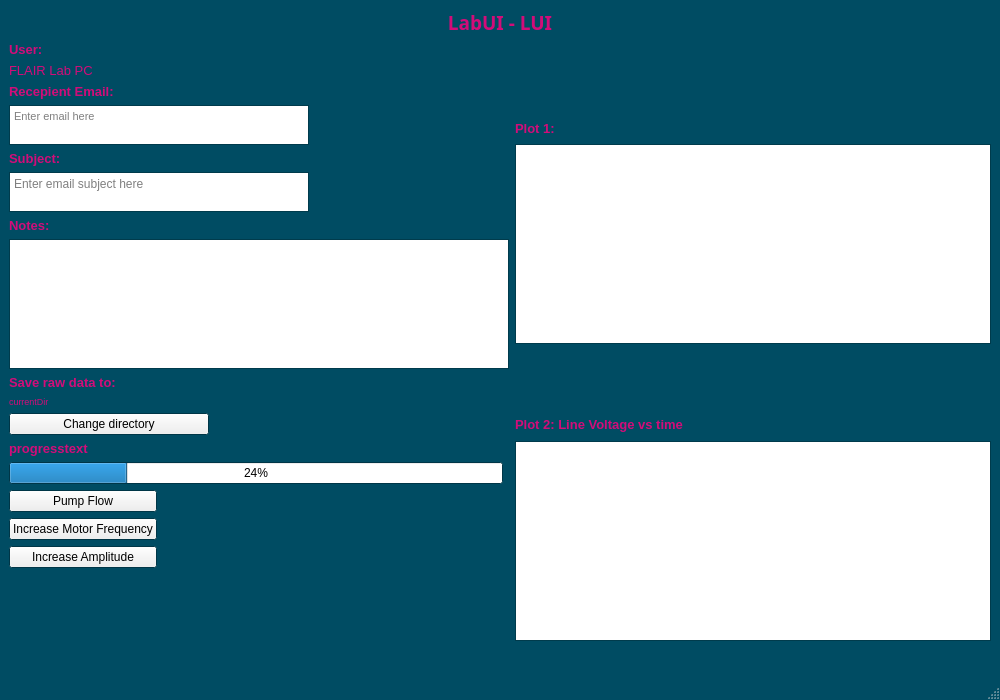
<?xml version="1.0" encoding="UTF-8"?>
<ui version="4.0">
 <class>MainWindow</class>
 <widget class="QMainWindow" name="MainWindow">
  <property name="geometry">
   <rect>
    <x>0</x>
    <y>0</y>
    <width>1000</width>
    <height>700</height>
   </rect>
  </property>
  <property name="palette">
   <palette>
    <active>
     <colorrole role="WindowText">
      <brush brushstyle="SolidPattern">
       <color alpha="214">
        <red>250</red>
        <green>0</green>
        <blue>125</blue>
       </color>
      </brush>
     </colorrole>
     <colorrole role="Window">
      <brush brushstyle="SolidPattern">
       <color alpha="255">
        <red>0</red>
        <green>76</green>
        <blue>99</blue>
       </color>
      </brush>
     </colorrole>
     <colorrole role="Shadow">
      <brush brushstyle="SolidPattern">
       <color alpha="255">
        <red>30</red>
        <green>95</green>
        <blue>105</blue>
       </color>
      </brush>
     </colorrole>
    </active>
    <inactive>
     <colorrole role="WindowText">
      <brush brushstyle="SolidPattern">
       <color alpha="214">
        <red>250</red>
        <green>0</green>
        <blue>125</blue>
       </color>
      </brush>
     </colorrole>
     <colorrole role="Window">
      <brush brushstyle="SolidPattern">
       <color alpha="255">
        <red>0</red>
        <green>76</green>
        <blue>99</blue>
       </color>
      </brush>
     </colorrole>
     <colorrole role="Shadow">
      <brush brushstyle="SolidPattern">
       <color alpha="255">
        <red>30</red>
        <green>95</green>
        <blue>105</blue>
       </color>
      </brush>
     </colorrole>
    </inactive>
    <disabled>
     <colorrole role="WindowText">
      <brush brushstyle="SolidPattern">
       <color alpha="255">
        <red>120</red>
        <green>120</green>
        <blue>120</blue>
       </color>
      </brush>
     </colorrole>
     <colorrole role="Window">
      <brush brushstyle="SolidPattern">
       <color alpha="255">
        <red>0</red>
        <green>76</green>
        <blue>99</blue>
       </color>
      </brush>
     </colorrole>
     <colorrole role="Shadow">
      <brush brushstyle="SolidPattern">
       <color alpha="255">
        <red>30</red>
        <green>95</green>
        <blue>105</blue>
       </color>
      </brush>
     </colorrole>
    </disabled>
   </palette>
  </property>
  <property name="windowTitle">
   <string>LUI</string>
  </property>
  <widget class="QWidget" name="centralwidget">
   <layout class="QVBoxLayout" name="verticalLayout">
    <item>
     <widget class="QLabel" name="LOGOLabel">
      <property name="font">
       <font>
        <family>Yu Gothic</family>
        <pointsize>14</pointsize>
        <weight>75</weight>
        <italic>false</italic>
        <bold>true</bold>
       </font>
      </property>
      <property name="frameShape">
       <enum>QFrame::NoFrame</enum>
      </property>
      <property name="frameShadow">
       <enum>QFrame::Plain</enum>
      </property>
      <property name="lineWidth">
       <number>1</number>
      </property>
      <property name="midLineWidth">
       <number>0</number>
      </property>
      <property name="text">
       <string>LabUI - LUI</string>
      </property>
      <property name="alignment">
       <set>Qt::AlignCenter</set>
      </property>
     </widget>
    </item>
    <item>
     <layout class="QGridLayout" name="gridLayout">
      <item row="11" column="0">
       <widget class="QPushButton" name="btn_changedir">
        <property name="maximumSize">
         <size>
          <width>200</width>
          <height>16777215</height>
         </size>
        </property>
        <property name="text">
         <string>Change directory</string>
        </property>
       </widget>
      </item>
      <item row="4" column="2">
       <widget class="QGraphicsView" name="plot1">
        <property name="minimumSize">
         <size>
          <width>300</width>
          <height>200</height>
         </size>
        </property>
        <property name="maximumSize">
         <size>
          <width>16777215</width>
          <height>200</height>
         </size>
        </property>
       </widget>
      </item>
      <item row="10" column="0">
       <widget class="QLabel" name="currentDirLabel">
        <property name="font">
         <font>
          <pointsize>7</pointsize>
         </font>
        </property>
        <property name="text">
         <string>currentDir</string>
        </property>
       </widget>
      </item>
      <item row="9" column="0">
       <widget class="QLabel" name="SaveLabel">
        <property name="font">
         <font>
          <pointsize>10</pointsize>
          <weight>75</weight>
          <bold>true</bold>
         </font>
        </property>
        <property name="text">
         <string>Save raw data to:</string>
        </property>
       </widget>
      </item>
      <item row="12" column="0">
       <layout class="QGridLayout" name="gridLayout_3">
        <item row="9" column="0">
         <spacer name="verticalSpacer_3">
          <property name="orientation">
           <enum>Qt::Vertical</enum>
          </property>
          <property name="sizeHint" stdset="0">
           <size>
            <width>20</width>
            <height>40</height>
           </size>
          </property>
         </spacer>
        </item>
        <item row="3" column="1">
         <spacer name="horizontalSpacer">
          <property name="orientation">
           <enum>Qt::Horizontal</enum>
          </property>
          <property name="sizeHint" stdset="0">
           <size>
            <width>40</width>
            <height>20</height>
           </size>
          </property>
         </spacer>
        </item>
        <item row="6" column="0">
         <widget class="QPushButton" name="btn_motoramp">
          <property name="text">
           <string>Increase Amplitude</string>
          </property>
         </widget>
        </item>
        <item row="4" column="0">
         <widget class="QPushButton" name="btn_motorfreq">
          <property name="text">
           <string>Increase Motor Frequency</string>
          </property>
         </widget>
        </item>
        <item row="3" column="0">
         <widget class="QPushButton" name="btn_pumpflow">
          <property name="text">
           <string>Pump Flow</string>
          </property>
         </widget>
        </item>
        <item row="1" column="0" colspan="2">
         <widget class="QProgressBar" name="progressBar">
          <property name="value">
           <number>24</number>
          </property>
         </widget>
        </item>
        <item row="0" column="0" colspan="2">
         <widget class="QLabel" name="progresstext">
          <property name="font">
           <font>
            <pointsize>10</pointsize>
            <weight>75</weight>
            <bold>true</bold>
           </font>
          </property>
          <property name="text">
           <string>progresstext</string>
          </property>
         </widget>
        </item>
       </layout>
      </item>
      <item row="15" column="2">
       <spacer name="verticalSpacer_2">
        <property name="orientation">
         <enum>Qt::Vertical</enum>
        </property>
        <property name="sizeHint" stdset="0">
         <size>
          <width>20</width>
          <height>40</height>
         </size>
        </property>
       </spacer>
      </item>
      <item row="11" column="2">
       <widget class="QLabel" name="plot2title">
        <property name="font">
         <font>
          <pointsize>10</pointsize>
          <weight>75</weight>
          <bold>true</bold>
         </font>
        </property>
        <property name="text">
         <string>Plot 2: Line Voltage vs time</string>
        </property>
       </widget>
      </item>
      <item row="12" column="2">
       <widget class="QGraphicsView" name="plot2">
        <property name="minimumSize">
         <size>
          <width>300</width>
          <height>200</height>
         </size>
        </property>
        <property name="maximumSize">
         <size>
          <width>16777215</width>
          <height>200</height>
         </size>
        </property>
       </widget>
      </item>
      <item row="0" column="0" rowspan="6" colspan="2">
       <layout class="QVBoxLayout" name="verticalLayout_2">
        <property name="sizeConstraint">
         <enum>QLayout::SetDefaultConstraint</enum>
        </property>
        <property name="rightMargin">
         <number>0</number>
        </property>
        <property name="bottomMargin">
         <number>0</number>
        </property>
        <item>
         <widget class="QLabel" name="UserLabel">
          <property name="maximumSize">
           <size>
            <width>250</width>
            <height>25</height>
           </size>
          </property>
          <property name="font">
           <font>
            <pointsize>10</pointsize>
            <weight>75</weight>
            <bold>true</bold>
           </font>
          </property>
          <property name="text">
           <string>User:</string>
          </property>
         </widget>
        </item>
        <item>
         <widget class="QLabel" name="FLAIRLABPC">
          <property name="maximumSize">
           <size>
            <width>250</width>
            <height>25</height>
           </size>
          </property>
          <property name="font">
           <font>
            <pointsize>10</pointsize>
           </font>
          </property>
          <property name="text">
           <string>FLAIR Lab PC</string>
          </property>
         </widget>
        </item>
        <item>
         <widget class="QLabel" name="EmailLabel">
          <property name="maximumSize">
           <size>
            <width>250</width>
            <height>25</height>
           </size>
          </property>
          <property name="font">
           <font>
            <pointsize>10</pointsize>
            <weight>75</weight>
            <bold>true</bold>
           </font>
          </property>
          <property name="text">
           <string>Recepient Email:</string>
          </property>
         </widget>
        </item>
        <item>
         <widget class="QPlainTextEdit" name="emailTextEdit">
          <property name="enabled">
           <bool>true</bool>
          </property>
          <property name="minimumSize">
           <size>
            <width>300</width>
            <height>40</height>
           </size>
          </property>
          <property name="maximumSize">
           <size>
            <width>300</width>
            <height>40</height>
           </size>
          </property>
          <property name="font">
           <font>
            <pointsize>8</pointsize>
           </font>
          </property>
          <property name="placeholderText">
           <string>Enter email here</string>
          </property>
         </widget>
        </item>
        <item>
         <widget class="QLabel" name="SubjectLabel">
          <property name="font">
           <font>
            <pointsize>10</pointsize>
            <weight>75</weight>
            <bold>true</bold>
           </font>
          </property>
          <property name="text">
           <string>Subject:</string>
          </property>
         </widget>
        </item>
        <item>
         <widget class="QTextEdit" name="subjectTextEdit">
          <property name="minimumSize">
           <size>
            <width>300</width>
            <height>40</height>
           </size>
          </property>
          <property name="maximumSize">
           <size>
            <width>300</width>
            <height>40</height>
           </size>
          </property>
          <property name="placeholderText">
           <string>Enter email subject here</string>
          </property>
         </widget>
        </item>
        <item>
         <widget class="QLabel" name="NotesLabel">
          <property name="font">
           <font>
            <pointsize>10</pointsize>
            <weight>75</weight>
            <bold>true</bold>
           </font>
          </property>
          <property name="text">
           <string>Notes:</string>
          </property>
         </widget>
        </item>
        <item>
         <widget class="QPlainTextEdit" name="notesTextEdit">
          <property name="minimumSize">
           <size>
            <width>500</width>
            <height>100</height>
           </size>
          </property>
          <property name="font">
           <font>
            <pointsize>8</pointsize>
           </font>
          </property>
         </widget>
        </item>
       </layout>
      </item>
      <item row="3" column="2">
       <widget class="QLabel" name="plot1title">
        <property name="font">
         <font>
          <pointsize>10</pointsize>
          <weight>75</weight>
          <bold>true</bold>
         </font>
        </property>
        <property name="text">
         <string>Plot 1:</string>
        </property>
       </widget>
      </item>
     </layout>
    </item>
   </layout>
  </widget>
  <widget class="QMenuBar" name="menubar">
   <property name="geometry">
    <rect>
     <x>0</x>
     <y>0</y>
     <width>1000</width>
     <height>22</height>
    </rect>
   </property>
  </widget>
  <widget class="QStatusBar" name="statusbar"/>
 </widget>
 <resources/>
 <connections/>
</ui>
